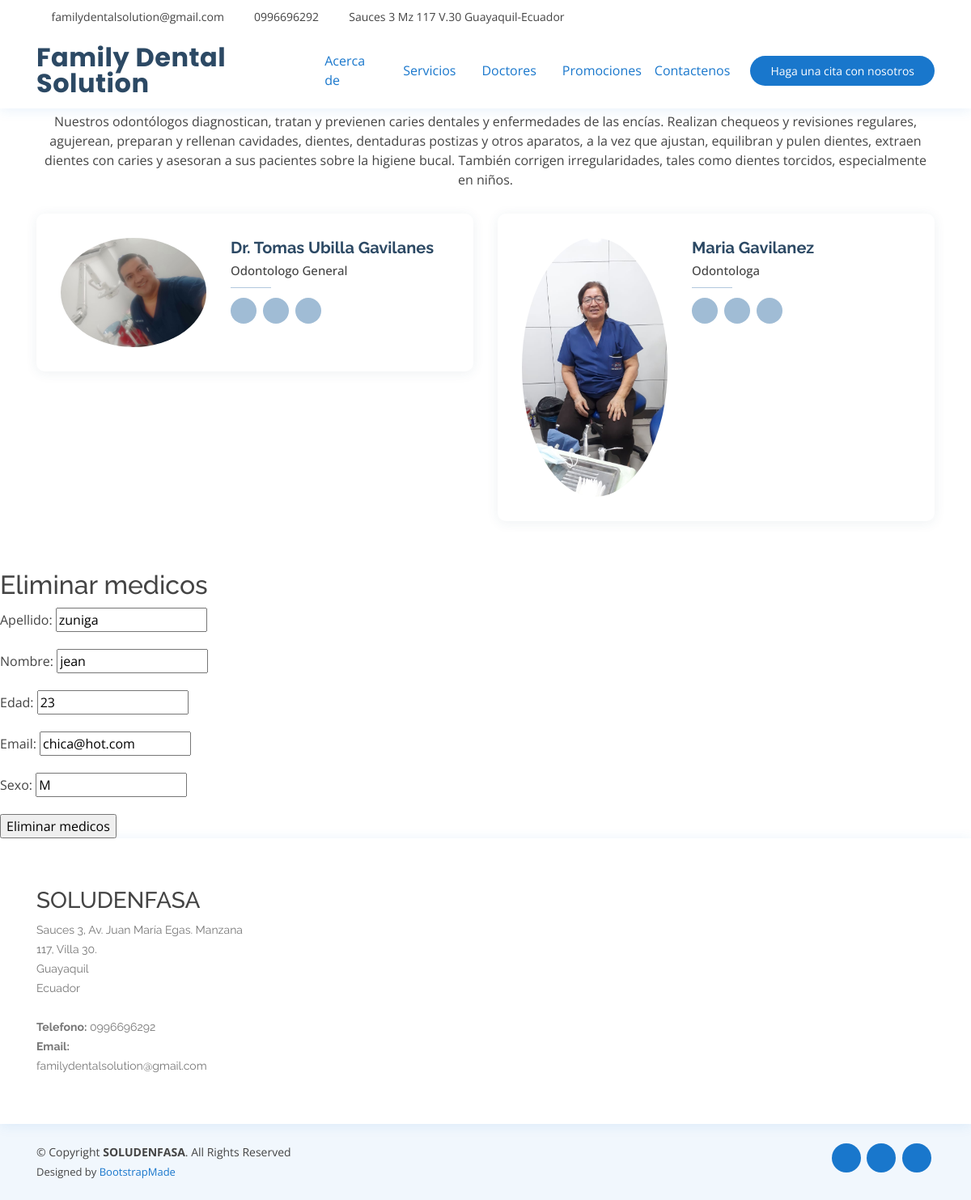
The page /medicos/eliminarmedicos/15 on the database its author committed.
### medicos/models.py (models this page shows, shortened)
class Medicos(models.Model):
    nombre = models.CharField(max_length=200)
    apellido = models.CharField(max_length=200)
    edad = models.IntegerField()
    email = models.EmailField()
    sexo = models.CharField(max_length=1)
    estado = models.IntegerField(default=1) #1 si esta activo y 2 si esta eliminado
    user = models.CharField(max_length=15)
    usermod = models.CharField(max_length=15)
    created = models.DateTimeField(auto_now_add=True)
    updated = models.DateTimeField(auto_now=True)
    class Meta:
        db_table = "tr_medicos"
        verbose_name = "medicos"
        verbose_name_plural = "medicos"

### medicos/views.py (the view)
# urls.py: path('eliminarmedicos/<int:pk>', views.eliminarmedicos, name="eliminarmedicos"),
def eliminarmedicos(request, pk, plantilla="eliminarmedicos.html"):
    if request.method == "POST":
        form = MedicosForm((request.POST or None))
        medico = get_object_or_404(Medicos, pk=pk)
        if form.is_valid():
            medico.delete()
            return redirect('medicos')
    else:
        medico = get_object_or_404(Medicos, pk=pk)
        form = MedicosForm(request.POST or None, instance=medico)
    return render(request, plantilla, {'form': form})

### medicos/forms.py
class MedicosForm(forms.ModelForm):
    class Meta:
        model=Medicos
        fields=['apellido','nombre','edad','email','sexo']

### medicos/templates/eliminarmedicos.html (shortened to what this page needs)
{% extends "doctores.html" %}
{% load static %}
{% block content %}
    <h2>Eliminar medicos</h2>
    <form method="POST">
            {{ form.as_p }}
        <input type="submit" value="Eliminar medicos" />
    </form>
{% endblock %}
  {% load static %}

### core/static/assets/css/style.css (style rules this page uses)
body { font-family: "Open Sans", sans-serif; color: #444444; }
h1, h2, h3, h4, h5, h6 { font-family: "Raleway", sans-serif; }

### rows shown on the page
Medicos: apellido "zuniga", nombre "jean", edad "23", email "chica@hot.com", sexo "M"
